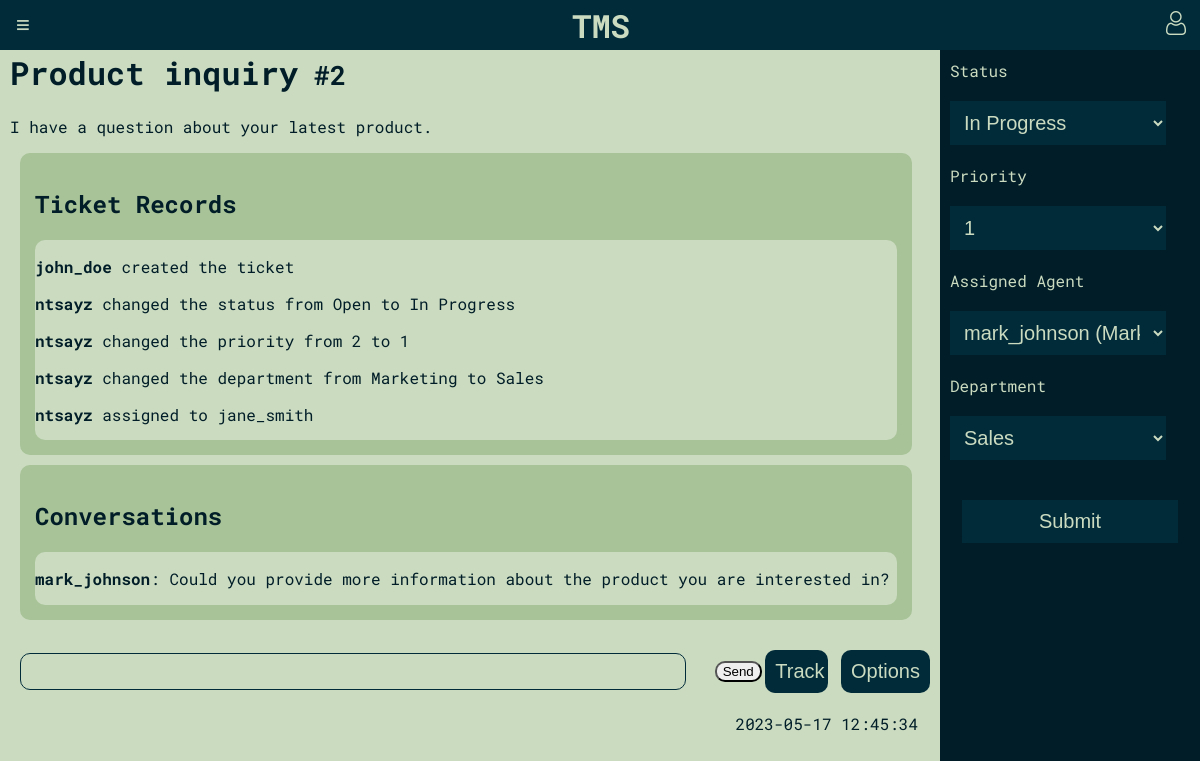
Page /pages/ticket.php?ticket_id=2 (signed in) on the committed database.
### tables this page shows
CREATE TABLE tickets (
    id INTEGER PRIMARY KEY AUTOINCREMENT,
    title TEXT NOT NULL,
    description TEXT NOT NULL,
    priority INTEGER CHECK(priority BETWEEN 1 AND 5),
    status_id INTEGER REFERENCES status(id) ON DELETE CASCADE,
    created_by INTEGER NOT NULL REFERENCES users(id) ON DELETE CASCADE,
    assigned_to INTEGER REFERENCES users(id) ON DELETE CASCADE,
    created_at TIMESTAMP DEFAULT CURRENT_TIMESTAMP,
    department_id INTEGER REFERENCES departments(id) ON DELETE CASCADE
);

CREATE TABLE ticket_records (
    id INTEGER PRIMARY KEY AUTOINCREMENT,
    action TEXT NOT NULL,
    changed_at TIMESTAMP DEFAULT CURRENT_TIMESTAMP,
    ticket_id INTEGER REFERENCES tickets(id),
    author_id INTEGER REFERENCES users(id)
);

CREATE TABLE users (
    id INTEGER PRIMARY KEY AUTOINCREMENT,
    username TEXT,
    password CHAR(256) NOT NULL,
    full_name TEXT,
    email TEXT NOT NULL UNIQUE,
    user_type TEXT CHECK(user_type IN ('admin', 'agent', 'client'))
);

CREATE TABLE messages (
    id INTEGER PRIMARY KEY AUTOINCREMENT,
    ticket_id INTEGER REFERENCES tickets(id),
    author_id INTEGER REFERENCES users(id),
    message TEXT NOT NULL,
    created_at TIMESTAMP DEFAULT CURRENT_TIMESTAMP,
    faq_answer INTEGER REFERENCES faqs(id)
);

### pages/ticket.php (called while the page is built)
<?php
require_once(__DIR__.'/../initialization/init.php');
require_once(__DIR__.'/../database/tickets.php');
$ticket_id = $_GET['ticket_id'];
$ticket = get_ticket_by_id($ticket_id);
require_once(__DIR__.'/../templates/common/ticket_standalone.php');
?>

### database/tickets.php (called while the page is built, shortened)
<?php
function get_ticket_by_id($id){
    global $dbh;
    try {
        $stmt = $dbh->prepare('SELECT * FROM tickets WHERE id = ?');
        $stmt->execute(array($id));
        $ticket = $stmt->fetch(PDO::FETCH_ASSOC);
        return $ticket;
    } catch(PDOException $e) {
        return -1;
    }
}
function get_ticket_records($ticket_id){
    global $dbh;
    try {
        $stmt = $dbh->prepare('SELECT * FROM ticket_records WHERE ticket_id = ?');
        $stmt->execute(array($ticket_id));
        $ticket_records = $stmt->fetchAll(PDO::FETCH_ASSOC);
        return $ticket_records;
    } catch(PDOException $e) {
        return -1;
    }
}
function get_ticket_submissions_by_user($user_id){
    global $dbh;
    try {
        $stmt = $dbh->prepare('SELECT * FROM tickets WHERE created_by = ?');
        $stmt->execute(array($user_id));
        $tickets = $stmt->fetchAll(PDO::FETCH_ASSOC);
        return $tickets;
    } catch(PDOException $e) {
        return -1;
    }
}
?>

### database/user.php (called while the page is built, shortened)
<?php
  function get_username_by_id($id) {
    global $dbh;
    try {
        $stmt = $dbh->prepare('SELECT username FROM users WHERE id = ?');
        $stmt->execute(array($id));
        if($row = $stmt->fetch()) {
            return $row['username'];
        }
    }catch(PDOException $e) {
        return -1;
    }
  }
?>

### database/messages.php (called while the page is built, shortened)
<?php
function get_messages($ticket_id){
    global $dbh;
    try {
        $stmt = $dbh->prepare('SELECT * FROM messages WHERE ticket_id = ?');
        $stmt->execute(array($ticket_id));
        $messages = $stmt->fetchAll(PDO::FETCH_ASSOC);
        return $messages;
    } catch(PDOException $e) {
        return -1;
    }
}
?>

### database/status.php (called while the page is built, shortened)
<?php
function get_statuses(){
    global $dbh;
    try {
        $stmt = $dbh->prepare('SELECT * FROM status');
        $stmt->execute();
        $statuses = $stmt->fetchAll(PDO::FETCH_ASSOC);
        return $statuses;
    } catch(PDOException $e) {
        return -1;
    }
}
?>

### database/departments.php (called while the page is built, shortened)
<?php
function get_departments(){
    global $dbh;
    try {
        $stmt = $dbh->prepare('SELECT * FROM departments');
        $stmt->execute();
        $departments = $stmt->fetchAll(PDO::FETCH_ASSOC);
        return $departments;
    } catch(PDOException $e) {
        return -1;
    }
}
function get_agent_departments(){
    global $dbh;
    try {
        $stmt = $dbh->prepare('SELECT * FROM agent_department');
        $stmt->execute();
        $departments = $stmt->fetchAll(PDO::FETCH_ASSOC);
        return $departments;
    } catch(PDOException $e) {
        return -1;
    }
}
?>

### templates/common/ticket_standalone.php (the view, shortened to what this page needs)
<?php
require_once(__DIR__.'/../../database/messages.php');
require_once(__DIR__.'/../../database/tickets.php');
require_once(__DIR__.'/../../database/user.php');
require_once(__DIR__.'/../../database/status.php');
require_once(__DIR__.'/../../database/departments.php');
?>
<!DOCTYPE html>
<html>
<head>
    <link rel="stylesheet" href="/css/ticket/style.css">
</head>
<?php require(__DIR__.'/../common/header.php'); ?>
<body>
<div class="wrapper">
    <main>
        <div class="">
            <div id="overlay-<?php echo $ticket['id'] ?>" class="">
                <div class="">
                    <h1>
                        <?php echo htmlentities($ticket['title']) ?><small> #<?php echo htmlentities($ticket['id']) ?></small>
                    </h1>
                    <p><?php echo htmlentities($ticket['description']) ?></p>
                    <div class="ticket-records">
                        <h2>Ticket Records</h2>
                        <div class="ticket-records-messages">
                            <?php
                            $ticket_records = get_ticket_records($ticket['id']);
                            foreach ($ticket_records as $record) {
                                echo "<p> <strong>" . htmlentities(get_username_by_id($record['author_id'])) . "</strong> " .
                                    htmlentities($record['action']) . "</p>";
                            }
                            ?>
                        </div>
                    </div>
                    <div class="ticket-conversations">
                        <h2>Conversations</h2>
                        <div class="ticket-conversations-messages">
                            <?php
                            $messages = get_messages($ticket['id']);
                            foreach ($messages as $message) {
                                echo "<p><strong>" . htmlentities(get_username_by_id($message['author_id'])) . "</strong>: " .
                                    htmlentities($message['message']) . "</p>";
                            }
                            ?>
                        </div>
                    </div>
                    <div class="ticket-overlay-buttons">
                    <input type="text" name="chat-input" id="chat-input" class="ticket-input">
                    <button id="send-button" class="send-button">Send</button>
                        <div class="ticket-buttons">
                        <?php
                        $tracked = false;
                        ?>
                        <div>
                            <button class="ticket-blue-button track-button" style="<?php echo $tracked ? 'display: none;' : '' ?>" data-ticket-id="<?php echo $ticket['id'] ?>"
                                data-user-id="<?php echo $_SESSION['id'] ?>">Track</button>
                        </div>
                            <?php if ($_SESSION['user_type'] === 'admin' || $_SESSION['user_type'] === 'agent') { ?>
                                <button class="ticket-blue-button" id="add-ticket-button">Options</button>
                            <?php }?>
                        </div>
                    </div>
                    <div class="overlay-info">
                        <p><?php echo htmlentities($ticket['created_at']) ?></p>
                    </div>
                </div>
            </div>
        </div>
    </main>
    <?php
        $tickets_submitted = get_ticket_submissions_by_user($_SESSION['id']);
        $submitted = false;
        if (is_array($tickets_submitted) || is_object($tickets_submitted)) {
            foreach ($tickets_submitted as $tickets_submitted) {
                if ($tickets_submitted['created_by'] == $_SESSION['id']) {
                    $submitted = true;
                    break;
                }
            }
        }
        ?>
    <?php
    if($submitted || $_SESSION['user_type'] === 'admin' || $_SESSION['user_type'] === 'agent' ) { ?>
    <aside class="ticket-form">
        <form action="../../actions/action_submit_ticket_change.php" method="post" required>
            <div>
                <label for="status">Status</label><br>
                <select id="status" name="status" required>
                    <?php
                    $statuses = get_statuses();
                    foreach ($statuses as $status) {
                        $selected = ($status['id'] == $ticket['status_id']) ? 'selected' : '';
                        echo "<option value='{$status['id']}' $selected>{$status['name']}</option>";
                    }
                    ?>
                </select>
            </div>
            <div>
                <label for="priority">Priority</label><br>
                <select id="priority" name="priority" required>
                    <?php for ($i = 1; $i <= 5; $i++) {
                        $selected = ($i == $ticket['priority']) ? 'selected' : '';
                        echo "<option value='$i' $selected>$i</option>";
                    }
                    ?>
                </select>
            </div>
            <div>
                <label for="assignee">Assigned Agent</label><br>
                <select id="assignee" name="assignee" required>
                    <?php
                    $agents = get_agent_departments();
                    foreach ($agents as $agent) {
                        $selected = ($agent['agent_id'] == $ticket['assigned_to']) ? 'selected' : '';
                        $username = get_username_by_id($agent['agent_id']);
                        $dep_name = get_department_by_id($agent['department_id']);
                        echo "<option value='{$agent['agent_id']}' $selected>{$username} ({$dep_name})</option>";
                    }
                    ?>
                </select>
            </div>
            <div>
                <label for="department">Department</label><br>
                <select id="department" name="department">
                    <?php
                    $departments = get_departments();
                    foreach ($departments as $department) {
                        $selected = ($department['id'] == $ticket['department_id']) ? 'selected' : '';
                        echo "<option value='{$department['id']}' $selected>{$department['name']}</option>";
                    }
                    ?>
                </select>
            </div>
            <div>
                <input type="submit" value="Submit" class="ticket-blue-button">
            </div>
        </form>
    </aside>
    <?php } ?>
</div>
</body>
</html>

### css/ticket/style.css (style rules this page uses)
:root { --main-blue: #022B3A; --main-blue-darker: #011D27; --tea-green: #CADBC0; --tea-green-light: #A8C397; --pink-bittersweet: #F97068; --pink-melon: #FCB4B1; }
body { background: var(--tea-green); color: var(--main-blue-darker); font-family: 'Roboto Mono', monospace; margin: 0; padding: 0; margin-top: 20px; }
.wrapper { display: flex; height: 100vh; }
main { flex: 1; padding: 10px; overflow-y: auto; }
.ticket-records, .ticket-conversations { border-radius: 10px; background-color: var(--tea-green-light); width: 97%; margin: 10px; padding: 15px; box-sizing: border-box; }
.ticket-records-messages, .ticket-conversations-messages { border-radius: 10px; background-color: var(--tea-green); overflow-y: auto; box-sizing: border-box; max-height: 200px; }
.ticket-overlay-buttons { display: flex; justify-content: space-between; align-items: center; }
.ticket-overlay-buttons button { border-radius: 10px; }
.overlay-info { display: flex; justify-content: flex-end; flex-wrap: wrap; margin-top: auto; margin-right: 2px; }
.overlay-info p { margin: 0; margin-right: 10px; margin-left: 10px; }
.ticket-blue-button { background: var(--main-blue); border: 0; color: var(--tea-green); padding: 10px; padding-right: 10px; font-size: 20px; width: 90%; margin: 20px auto; display: block; box-sizing: border-box; cursor: pointer; }
.ticket-overlay-buttons { margin-top: auto; margin-left: auto; margin-right: auto; display: flex; justify-content: flex-end; flex-wrap: wrap; }
.ticket-input { margin-right: auto; width: 70%; margin-left: 10px; padding: 10px; background-color: var(--tea-green); color: var(--main-blue); border: 1px solid var(--main-blue); border-radius: 10px; }
.ticket-buttons { display: flex; gap: 10px; }
main { width: 100%; }
.ticket-form { margin-top:30px; justify-content:center; }
select { background:var(--main-blue); border:0; color:var(--tea-green); padding:10px; font-size:20px; width: 90%; margin:20px auto; }

### templates/common/ticket_standalone.php (style rules this page uses)
.wrapper { display: flex; height: 100vh; }
main { flex: 1; padding: 10px; overflow-y: auto; }
aside { background-color: var(--main-blue-darker); color: var(--tea-green); width: 20%; padding: 10px; }

### rows in the picture
tickets: title "Product inquiry", id "2", description "I have a question about your latest product.", created_at "2023-05-17 12:45:34"
ticket_records: author.username "john_doe", action "created the ticket"
ticket_records: author.username "ntsayz", action "changed the status from Open to In Progress"
ticket_records: author.username "ntsayz", action "changed the priority from 2 to 1"
ticket_records: author.username "ntsayz", action "changed the department from Marketing to Sales"
ticket_records: author.username "ntsayz", action "assigned to jane_smith"
messages: author.username "mark_johnson", message "Could you provide more information about the product you are interested in?"

### other values in the picture
form field status "In Progress"
form field priority "1"
form field assignee "mark_johnson (Marketing)"
form field department "Sales"
